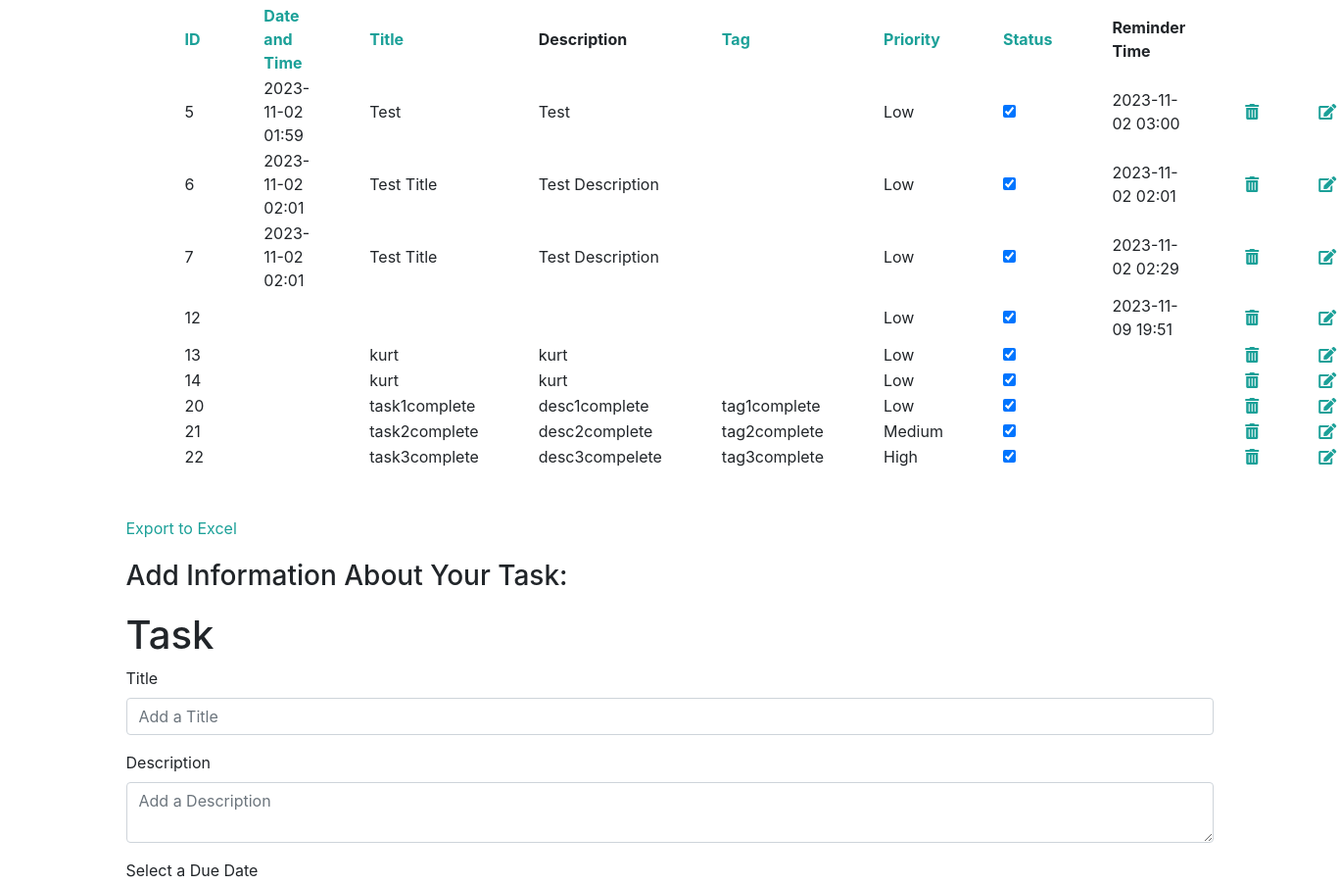
Page / (signed in, middle part) on the earlier database version.
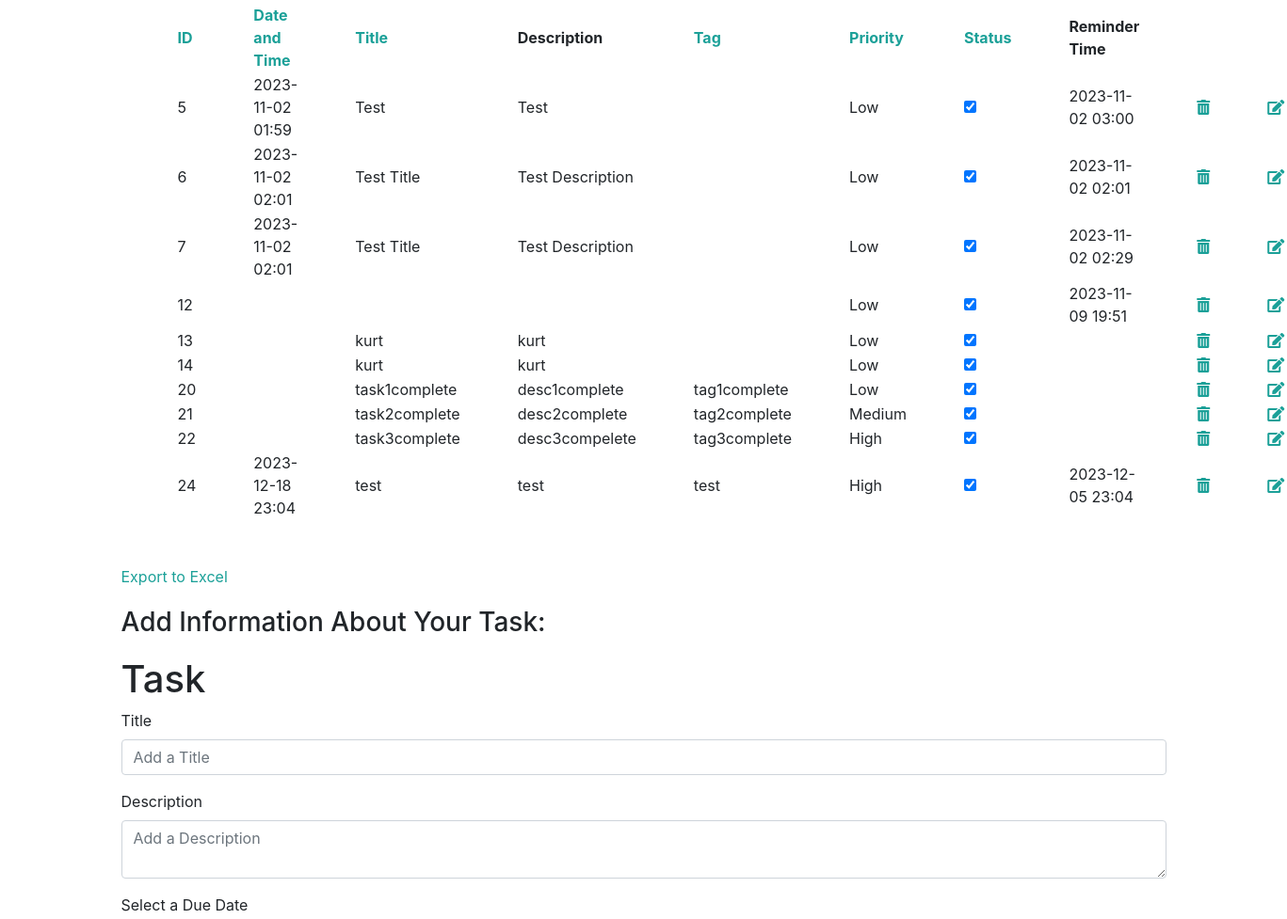
Same page on the later database version.
### website/models.py (models this page shows)
class Task(db.Model):
    id = db.Column(db.Integer, primary_key=True)
    user_id = db.Column(db.Integer, db.ForeignKey('user.id'))
    title = db.Column(db.String(1000))
    description = db.Column(db.String(10000))
    due_date = db.Column(db.String(40))
    tag = db.Column(db.String(6))
    priority = db.Column(db.String(6))
    status = db.Column(db.Boolean, default=False)
    reminder_time = db.Column(db.String(40))

### website/views.py (the view, shortened to what this page needs)
@views.route('/', methods = ['GET', 'POST'])
@login_required
def home():
    return render_template("home.html", user=current_user)

### website/__init__.py (called while the page is built)
def create_app(database_uri="sqlite:///" + DB_NAME):
    app = Flask(__name__)
    app.config['SECRET_KEY'] = 'THIS IS THE KEY FOR THE APP'  # Can be anything you want but you want to hide this
    app.config['SQLALCHEMY_DATABASE_URI'] = database_uri  # Telling Flask where the database is located
    db.init_app(app)
    from .views import views
    from .auth import auth
    app.register_blueprint(views, url_prefix='/')
    app.register_blueprint(auth, url_prefix='/')
    from .models import User, Task
    with app.app_context():
        db.create_all()
    login_manager = LoginManager()
    login_manager.login_view = 'auth.login'
    login_manager.init_app(app)
    @login_manager.user_loader
    def load_user(id):
        return User.query.get(int(id))
    return app

### website/templates/home.html (shortened to what this page needs)
{% extends "base.html" %} {% block title %}Home{% endblock %} {% block content %}
<br />
<ul class="list-group list-group-flush" id="tasks">
  <br />
  <div id="complete-tasks">
    <table class="searchable sortable" id="task-table2">
      <thead>
        <tr>
          <th><a href="javascript:sortTable(0,'task-table2')">ID</a></th>
          <th><a href="javascript:sortTable(1,'task-table2')">Date and Time</a></th>
          <th><a href="javascript:sortTable(2,'task-table2')">Title</a></th>
          <th>Description</th>
          <th><a href="javascript:sortTable(4,'task-table2')">Tag</a></th>
          <th><a href="javascript:sortTable(5,'task-table2')">Priority</a></th>
          <th><a href="javascript:sortTable(6,'task-table2')">Status</a></th>
          <th>Reminder Time</th>
          <th></th>
        </tr>
      </thead>
      <tbody>
        {% for task in user.tasks %} {%if task.status == True%}
        <tr>
          <td>{{ task.id }}</td>
          <td>{{ task.due_date }}</td>
          <td>{{ task.title }}</td>
          <td>{{ task.description }}</td>
          <td>{{ task.tag }}</td>
          <td>{{ task.priority }}</td>
          <td>
            <input type="checkbox" id="{{ task.id }}" class="complete" name="data_{{ task.status }}"
              value="{{ task.status }}" onclick="checkComplete('{{ task.id }}')" checked
              onchange="moveToIncomplete(this)" />
          </td>
          <td>{{ task.reminder_time }}</td>
          <td>
            <a href="{{ url_for('views.delete_task', t=task.id) }}"
              onclick="return confirm('Do you want to permanently delete task {{ task.id }}?');" title="Delete Task">
              <i class="fas fa-trash-alt"></i>
            </a>
          </td>
          <td>
            <a href="/editform?taskid={{ task.id }}">
              <i class="fas fa-edit"></i>
            </a>
          </td>
        </tr>
        {%endif%} {% endfor %}
      </tbody>
    </table>
  </div>
</ul>
<br />
<br />
<a href="{{url_for('views.to_csv')}}">Export to Excel</a>
<h3>Add Information About Your Task:</h3>
<form method="POST">
  <h1>Task</h1>
  <div class="form-group">
    <label for="title">Title</label>
    <input type="text" class="form-control" id="title" name="title" placeholder="Add a Title" />
  </div>
  <div class="form-group">
    <label for="description">Description</label>
    <textarea type="text" class="form-control" id="description" name="description"
      placeholder="Add a Description"></textarea>
  </div>
  <div class="form-group">
    <label for="date">Select a Due Date</label>
  </div>
  <br />
</form>
{% endblock %}

Differences in the rows shown:
added Task: id "24", due_date "2023-12-18 23:04", title "test", description "test", tag "test", priority "High", reminder_time "2023-12-05 23:04"
